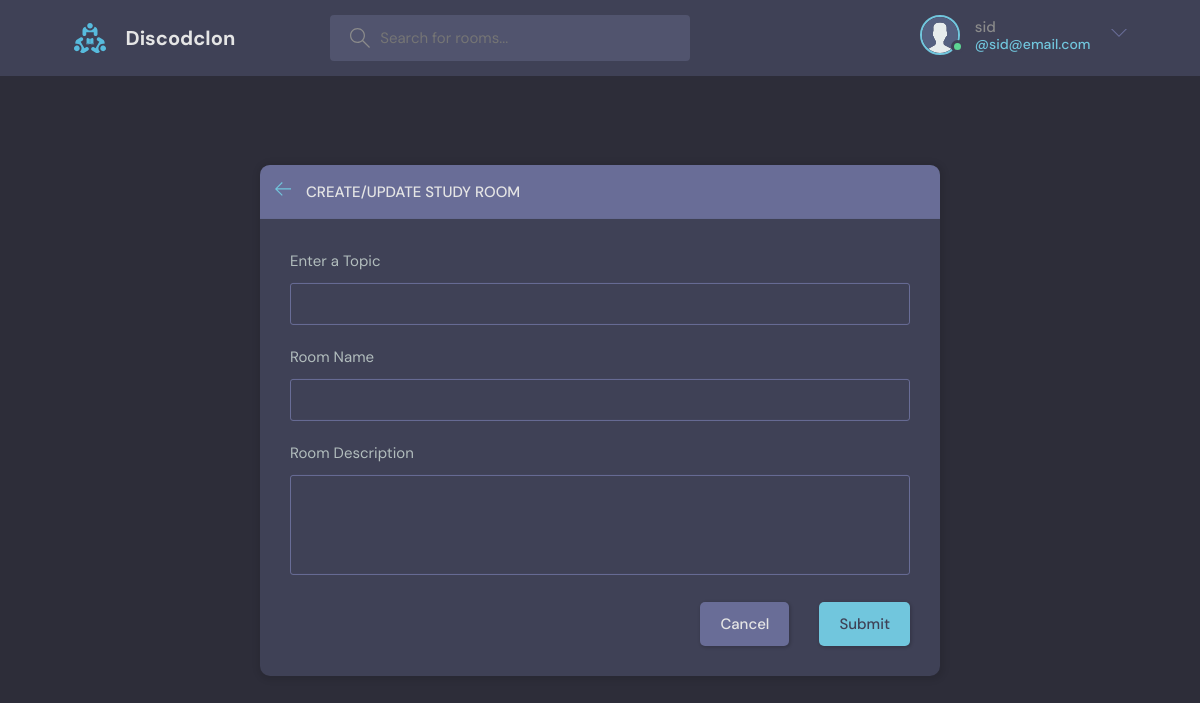
/create-room/ (signed in), run on the app's committed database.
### base/models.py (models this page shows)
class User(AbstractUser):
    name=models.CharField(max_length=200, null=True)
    email=models.EmailField(unique=True, null=True)
    bio=models.TextField(null=True)
    avatar=models.ImageField(null=True, default="avatar.svg")
    USERNAME_FIELD = 'email'
    REQUIRED_FIELDS=[]

### base/views.py (the view, shortened to what this page needs)
# urls.py: path('create-room/',views.createRoom,name="create-room"),
@login_required(login_url='login')
def createRoom(request):
    form = RoomForm
    topics= Topic.objects.all()
    context = {'form':form, 'topics':topics}
    return render(request, 'base/room_form.html', context)

### base/templates/base/room_form.html (shortened to what this page needs)
{% extends 'main.html' %}
{% block content %}
<main class="create-room layout">
  <div class="container">
    <div class="layout__box">
      <div class="layout__boxHeader">
        <div class="layout__boxTitle">
          <a href="{{request.META.HTTP_REFERER}}">
            <svg version="1.1" xmlns="http://www.w3.org/2000/svg" width="32" height="32" viewBox="0 0 32 32">
              <title>arrow-left</title>
              <path
                d="M13.723 2.286l-13.723 13.714 13.719 13.714 1.616-1.611-10.96-10.96h27.625v-2.286h-27.625l10.965-10.965-1.616-1.607z">
              </path>
            </svg>
          </a>
          <h3>Create/Update Study Room</h3>
        </div>
      </div>
      <div class="layout__body">
        <form class="form" action="" method="POST">
          <div class="form__group">
            <label for="room_topic">Enter a Topic</label>
            <input required type="text" value="{{room.topic.name}}" name="topic" list="topic-list" />
          </div>
          <div class="form__group">
            <label for="room_name">Room Name</label>
            {{form.name}}
          </div>
          <div class="form__group">
            <label for="room_description">Room Description</label>
            {{form.description}}
          </div>
          <div class="form__action">
            <a class="btn btn--dark" href="{{request.META.HTTP_REFERER}}">Cancel</a>
            <button class="btn btn--main" type="submit">Submit</button>
          </div>
        </form>
      </div>
    </div>
  </div>
</main>
{% endblock content %}

### templates/navbar.html (shortened to what this page needs)
{% load static %}
<header class="header header--loggedIn">
    <div class="container">
      <a href="{% url 'Home' %}" class="header__logo">
        <img src="{% static 'images/logo.svg' %}" />
        <h1>Discodclon</h1>
      </a>
      <form class="header__search" method="GET" action="{% url 'Home' %}">
        <label>
          <input name="q" placeholder="Search for rooms..." />
        </label>
      </form>
      <nav class="header__menu">
        {% if request.user.is_authenticated %}
        <div class="header__user">
          <a href="{% url 'update-user' %}">
            <div class="avatar avatar--medium active">
              <img src="{{user.avatar.url}}" />
            </div>
            <p>{{request.user.username}}<span>@{{request.user}}</span></p>
          </a>
          <button class="dropdown-button">
            <svg version="1.1" xmlns="http://www.w3.org/2000/svg" width="32" height="32" viewBox="0 0 32 32">
              <title>chevron-down</title>
              <path d="M16 21l-13-13h-3l16 16 16-16h-3l-13 13z"></path>
            </svg>
          </button>
        </div>
            {% else %}
            <a href="{% url 'login'%}">
              <img src="{% static 'images/avatar.svg' %}" />
              <p>Login</p>
            </a>
          {% endif %}
      </nav>
    </div>
  </header>

### data on the page
User: avatar (placeholder picture), user.username "sid", user "sid@email.com"
